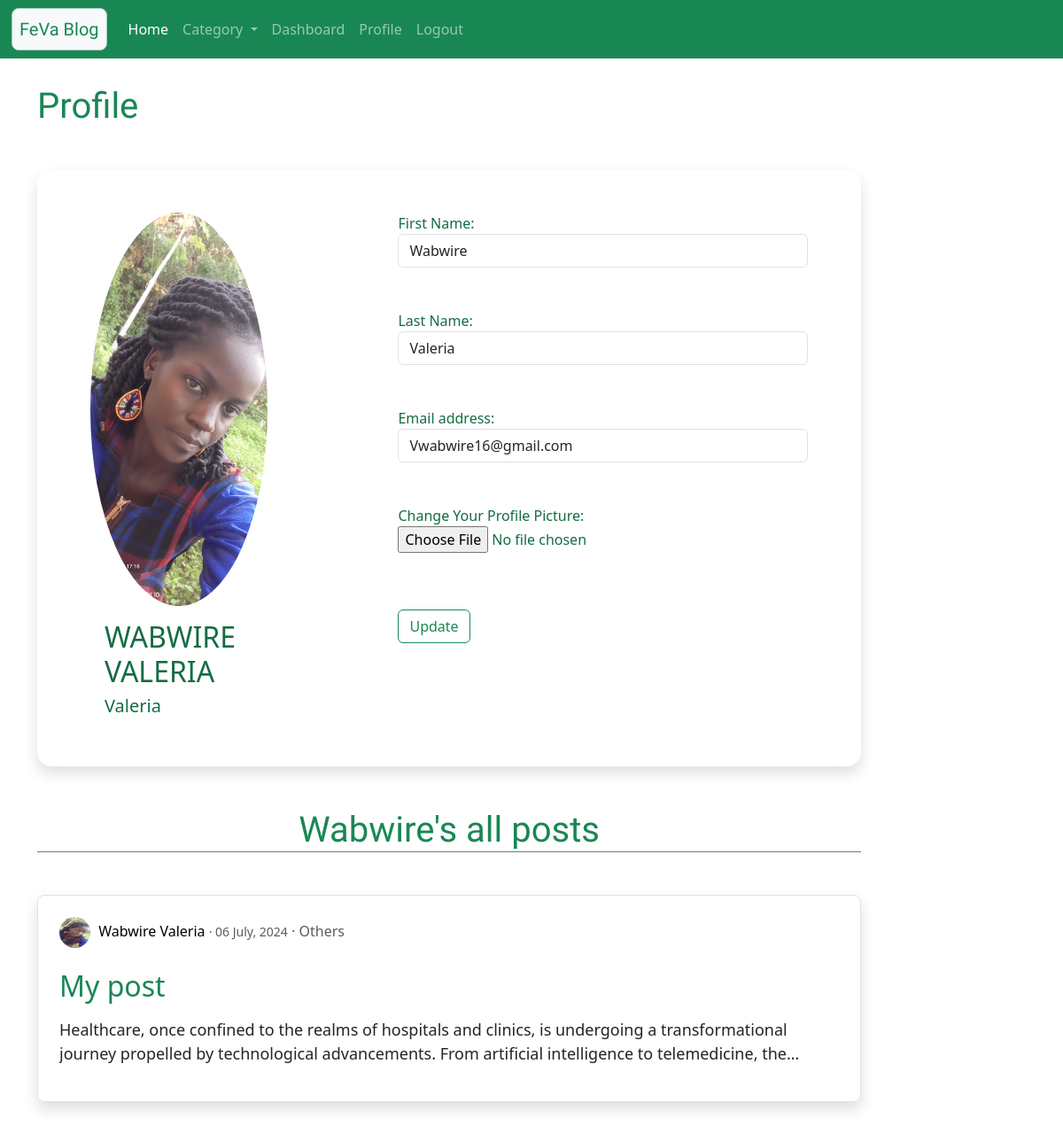
The app's page /user/userprofile/2 (signed in) with its own data.
### user/models.py (models this page shows, shortened)
class Profile(models.Model):
    user = models.OneToOneField(User, on_delete=models.CASCADE)
    image = models.ImageField(default='default.jpg', upload_to='profile_pics')

### blog/models.py (models this page shows)
class Blog(models.Model):
    user = models.ForeignKey(User,on_delete=models.CASCADE)
    category = models.CharField(max_length=100, choices=category)
    title = models.CharField(max_length=150)
    description = models.TextField()
    create_at = models.DateTimeField(auto_now_add=True)
    update_at = models.DateTimeField(auto_now=True)

### user/views.py (the view)
# urls.py: path('userprofile/<int:id>', views.user_profile, name='userprofile'),
def user_profile(request, id):
    if request.user.is_authenticated:
        if request.method == 'POST':
            p_form = UserProfileUpdateForm(request.POST, instance=request.user)
            i_form = UserImgUpdateForm(request.POST, request.FILES, instance=request.user.profile)
            if p_form.is_valid() and i_form.is_valid():
                p_form.save()
                i_form.save()
                messages.success(request, 'Successfully Update!')
                return redirect('userprofile', id=id)
        else:
            p_form = UserProfileUpdateForm(instance=request.user)
            i_form = UserImgUpdateForm()
        context = {
            'p_form':p_form,
            'i_form':i_form,
            'all_blog' : Blog.objects.all(),
            'user_blog' : Blog.objects.filter(user=id).order_by('-id'),
        }
        return render(request, 'user/userprofile.html', context)
    else:
        messages.warning(request, 'You must log in first.')
        return HttpResponseRedirect('/login/')

### user/forms.py
class UserProfileUpdateForm(forms.ModelForm):
    class Meta:
        model = User
        fields = ['first_name', 'last_name', 'email']
        labels = {'first_name': 'First Name', 'last_name': 'Last Name'}
        widgets = {
            'first_name': forms.TextInput(attrs={'class':'form-control'}),
            'last_name': forms.TextInput(attrs={'class':'form-control'}),
            'email': forms.EmailInput(attrs={'class':'form-control'}),
            }

class UserImgUpdateForm(forms.ModelForm):
    class Meta:
        model = Profile
        fields = ['image']
        labels = {'image': 'Change Your Profile Picture'}

### template/user/userprofile.html (shortened to what this page needs)
{% extends 'blog/base.html' %}
{% load static %}
{% block content %}
<div class="col-12  my-5">
  <h1 class="text-success Rounded my-5">
    Profile
  </h1>
  <div class="container">
    <div class="row mt-5">
      <div class="shadow col-lg-10 p-5 text-success-emphasis  rounded-4">
        <div class="container">
          <div class="row">
            <div class="col-sm-4">
              <img class="rounded-circle profileSize" src="{{ user.profile.image.url }}" alt="Profile">
              <p class="h2 px-3 pt-3 text-uppercase" >{{ user.first_name }} {{ user.last_name }}</p>
              <p class="h5 px-3" >{{ user.username }} </p>
            </div>
            <div class="col-sm-1"></div>
            <div class="col-sm-7">
              <form action="" method="POST" enctype="multipart/form-data" novalidate> {% csrf_token %}
                {% for i in p_form %}
                {{i.label_tag}} {{i}} <small class="text-warning-emphasis" >{{i.errors|striptags}}</small>  <br><br>
                {% endfor %}
                {{i_form.as_p}}
                <br><br>
                <input type="submit" class="btn btn-outline-success" value="Update">
              </form>
            </div>
          </div>
        </div>
      </div>
    </div>
  </div>
  <div class="col-sm-10  my-5">
    <h1 class="text-success text-center border-secondary border-bottom Rounded my-5">
      {{ user.first_name }}'s all posts
    </h1>
    {% if user_blog %}
    {% for blog in user_blog %}
    <div class="jumbotron p-3 shadow border rounded-3 px-4 py-4">
      <div class="">
        <img class="rounded-circle img-fluid article-img" src="{{ blog.user.profile.image.url }}" alt="Author Profile">
        <a class="mr-2 disabled-link" href="{% url 'profile' blog.user.id %}">{{ blog.user.first_name }} {{ blog.user.last_name }}</a>
        <small class="text-muted"> &centerdot; {{ blog.create_at|date:"d F, Y" }}</small>
        <a class="text-muted disabled-link" href="{% url 'category' blog.category %}"> &centerdot; {{ blog.category }}</a>
      </div> <br>
      <p><a class="disabled-link text-success h2" href="{% url 'blog' blog.id %}">{{ blog.title }}</a></p>
      <p class="article-content p-s demo-1">{{blog.description}}</p>
    </div><br>
    {% endfor %}
    {% else %}
    <h4 class="text-center alert alert-warning"> No Records </h4>
  {% endif %}
  </div>
</div>
{% endblock content %}

### static/blog/css/style.css (style rules this page uses)
.disabled-link:link { color: rgb(0, 0, 0); background-color: transparent; text-decoration: none; }
.Rounded { font-family: 'Kalam', cursive; }
.article-content { white-space: pre-line; }
.article-img { height: 35px; width: 35px; margin-right: 5px; }
.demo-1 { overflow: hidden; display: -webkit-box; -webkit-line-clamp: 2; -webkit-box-orient: vertical; }
.p-s { font-size: 18px; }
.profileSize { width: 200px; }

### records on screen
Blog: user.profile.image (picture), user.first_name "Wabwire", user.last_name "Valeria", create_at "06 July, 2024", category "Others", title "My post", description "Healthcare, once confined to the realms of hospitals and clinics, is undergoing a transformational journey propelled by technological advancements. From artificial intelligence to telemedicine,…"

### other values on screen
{{ user.first_name }} "WABWIRE"
{{ user.last_name }} "VALERIA"
{{ user.username }} "Valeria"
{{ i.label_tag }} "First Name:" "Last Name:" "Email address:"
{{ user.first_name }} "Wabwire"
